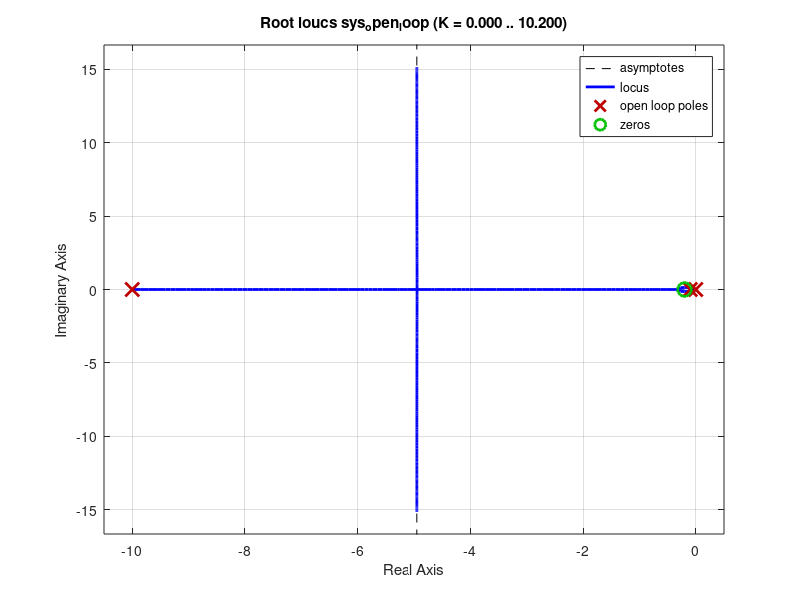
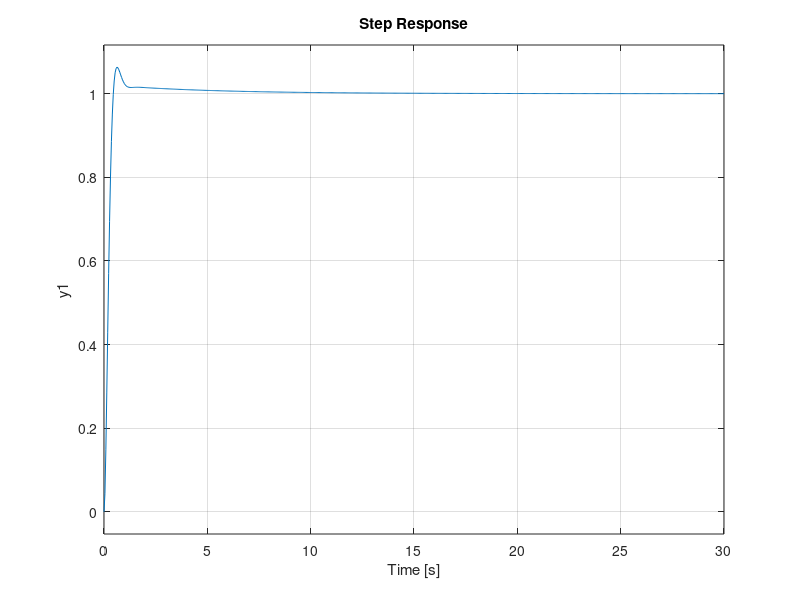

Here is the MATLAB script that generated these plots, in order: (Note: this script raises an error after producing the figures.)
% Fuzzy Systems 2019 - Group 1 - T5
% Stefanos Ganotakis 7664
% Linear PI controller

%% CLEAR
clear all;
close all;

%% BEGIN
fprintf('\n *** begin %s ***\n\n',mfilename);

%% INITIALIZE

% Gc(s)
c=0.2;
numc = [1 c];
denc = [1 0];
gc = tf(numc, denc);

% Gp(s)
nump =25;
denp = [1 10.1 1];
gp = tf(nump, denp);

% Open loop system
sys_open_loop = series(gc, gp);

% Create the root locus plot
figure;
rlocus(sys_open_loop)
saveas(gcf, 'rootlocus.png');

% Closed loop system
K = 2;
sys_open_loop = K * sys_open_loop; % We have chosen K
sys_closed_loop = feedback(sys_open_loop, 1, -1);

figure;
step(sys_closed_loop);
saveas(gcf, 'closed_loop_sys.png');
info = stepinfo(sys_closed_loop);
disp(['Rise time (LPI): ' num2str(info.RiseTime) 's']);
disp(['Overshoot (LPI): ' num2str(info.Overshoot) '%']);

if info.RiseTime > 0.6
    fprintf('Rise Time is : %d. Try another value.\n',info.RiseTime);
end
if info.Overshoot > 8
    fprintf('Overshoot is : %d. Try another value.',info.Overshoot);
end

fprintf('\n *** %s has finished ***\n\n',mfilename);